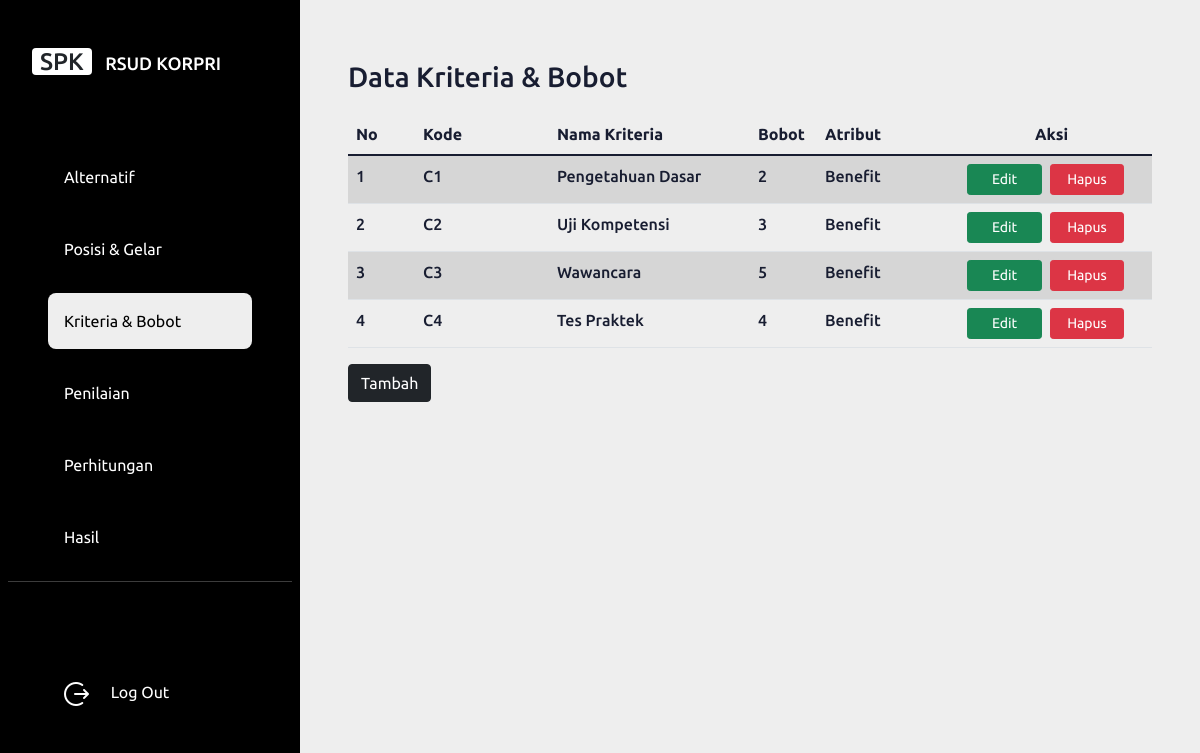
The app's page /dataBobot.php (signed in) with its own data.
### tables this page shows
CREATE TABLE `kriteria` (
  `id_kriteria` int(11) NOT NULL,
  `kode` text NOT NULL,
  `nama_kriteria` text NOT NULL,
  `bobot` float DEFAULT NULL,
  `atribut` varchar(100) NOT NULL
);

### dataBobot.php (the view, shortened to what this page needs)
<?php
  require 'koneksi.php';
?>
<!DOCTYPE html>
<html lang="en">
<head>
    <link rel="stylesheet" href="assets/css/bootstrap.min.css"/>
    <link rel="stylesheet" href="assets/css/main.css"/>
    <link rel="stylesheet" href="assets/css/style.css"/>
</head>
<body>
  <div class="main-container d-flex">
    <div class="sidebar" id="side_nav">
        <div class="header-box px-4 pt-5 pb-5 d-flex justify-content-between">
            <h1 class="fs-4"><span class="bg-white text-dark rounded shadow px-2 mx-2 my-5">SPK</span> <span class="text-white" style="font-size: 18px;"> RSUD KORPRI</span></h1>
        </div>
        <ul class="list-unstyled px-5">
            <li class="my-3">
                <a href="index.php" class="text-decoration-none px-3 py-3 d-block"> Alternatif </a>
            </li>
            <li class="my-3">
                <a href="posisiGelar.php" class="text-decoration-none px-3 py-3 d-block"> Posisi & Gelar</a>
            </li>
            <li class="active my-3">
                <a href="dataBobot.php" class="text-decoration-none px-3 py-3 d-block"> Kriteria & Bobot </a>
            </li>
            <li class="my-3">
                <a href="halamanPenilaianAwal.php" class="text-decoration-none px-3 py-3 d-block"> Penilaian </a>
            </li>
            <li class="my-3">
                <a href="halamanPerhitunganAwal.php" class="text-decoration-none px-3 py-3 d-block"> Perhitungan </a>
            </li>
            <li class="my-3">
                <a href="halamanHasilAwal.php" class="text-decoration-none px-3 py-3 d-block"> Hasil </a>
            </li>
        </ul>
        <hr class="h-color mx-2">
        <ul class="list-unstyled px-5 my-3">
          <li class="my-5 justify-content-between">
            <a href="logout.php" class="text-decoration-none px-1 py-3 d-block"> <button class="btn px-2 py-0 open-btn"> <img src="assets/img/logout.png"> <span class="mx-3"> Log Out</span>  </a>
            </li>
        </ul>
    </div>
  <div class="content">
    <nav class="navbar navbar-expand-md navbar-dark">
    </nav>
    <div class="dashboard-content">
    <section>
        <div class="container py-4 px-5">
          <div class="row g-0">
            <div class="col-sm-6 col-md-8 py-3"> Data Kriteria & Bobot </div>
          </div>
          <table class="table table-striped">
            <thead>
              <tr>
                <th class="col-lg-1">No</th>
                <th class="col-lg-2">Kode</th>
                <th class="col-lg-3">Nama Kriteria</th>
                <th class="col-lg-1">Bobot</th>
				        <th class="col-lg-2">Atribut</th>
                <th class="col text-center">Aksi</th>
              </tr>
            </thead>
            <tbody>
              <?php
              $query = mysqli_query($koneksi, "SELECT * FROM kriteria order by kode");
              $no = 1;
              while($row=mysqli_fetch_array($query)) {
                echo "<tr>";
                  echo "<td> $no </td>";
                  echo "<td> $row[kode] </td>";
                  echo "<td> $row[nama_kriteria] </td>";
                  echo "<td> $row[bobot] </td>";
                  echo "<td> $row[atribut] </td>";
                  echo "<td> <a class='btn btn-success btn-sm px-4 mx-2' href='formEditBobot.php?id_kriteria=$row[id_kriteria]'> Edit
                  <a class='btn btn-danger btn-sm px-3' href='deleteBobot.php?id_kriteria=$row[id_kriteria]'> Hapus
                  </td>";
                  $no++;
      }
      ?>
            </tbody>
          </table>
          <a class="btn btn-dark" href="formBobot.php" role="button"> Tambah </a>
        </div>
    </section>
    </div>
  </div>
</div>
</body>
</html>

### assets/css/main.css (style rules this page uses)
.container .row { font-size: 28px; font-weight: 500; color: #181D31; }
.container .table { font-weight: 500; color: #181D31; }
.table-striped > tbody > tr:nth-child(2n+1) > td, .table-striped > tbody > tr:nth-child(2n+1) > th { background-color: #e1e1e1; font-weight: 500; color: #181D31; }

### assets/css/style.css (style rules this page uses)
* { font-family: 'Poppins', sans-serif; font-family: 'Ubuntu', sans-serif; }
body { background: #eee; }
.content { min-height: 100vh; height: 100%; width: 100%; }
#side_nav { background: #000; min-width: 300px; max-width: 300px; transition: all 0,2s; position: fixed; height: 100%; }
hr.h-color { background: #eee; }
.sidebar li.active { background: #eee; border-radius: 8px;; }
.sidebar li.active a, .sidebar li.active a:hover { color: #000; }
.sidebar li a { color: #fff; }
.dashboard-content { margin-left: 300px; }

### records on screen
kriteria: kode "C1", nama_kriteria "Pengetahuan Dasar", bobot "2", atribut "Benefit"
kriteria: kode "C2", nama_kriteria "Uji Kompetensi", bobot "3", atribut "Benefit"
kriteria: kode "C3", nama_kriteria "Wawancara", bobot "5", atribut "Benefit"
kriteria: kode "C4", nama_kriteria "Tes Praktek", bobot "4", atribut "Benefit"
